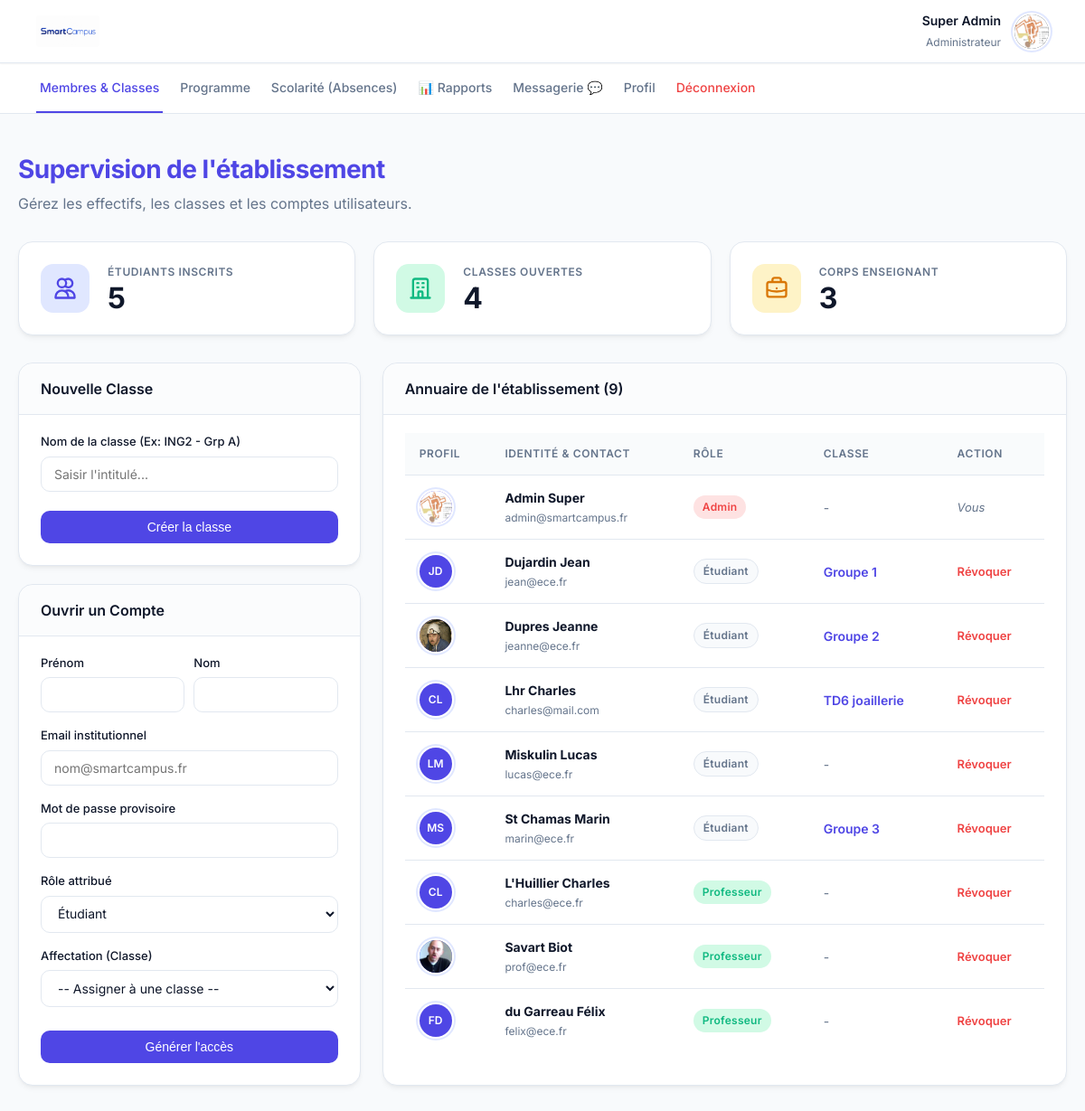
The app's page /dashboard_administrateur.php (signed in) with its own data.
### tables this page shows
CREATE TABLE utilisateurs (
        id INTEGER PRIMARY KEY AUTOINCREMENT,
        prenom TEXT NOT NULL,
        nom TEXT NOT NULL,
        email TEXT UNIQUE NOT NULL,
        role TEXT CHECK(role IN ('etudiant', 'professeur', 'administrateur')) NOT NULL,
        mot_de_passe_hash TEXT NOT NULL,
        statut_compte TEXT DEFAULT 'actif',
        groupe_id INTEGER,
        FOREIGN KEY(groupe_id) REFERENCES groupes(id) ON DELETE SET NULL
    );

CREATE TABLE groupes (
        id INTEGER PRIMARY KEY AUTOINCREMENT,
        nom TEXT NOT NULL UNIQUE
    );

### dashboard_administrateur.php (the view, shortened to what this page needs)
<?php
require_once 'db.php';
$admin_id = $_SESSION['utilisateur_id'];
$stmt_unread = $db->prepare("SELECT COUNT(*) FROM messages WHERE destinataire_id = ? AND lu = 0");
$stmt_unread->execute([$admin_id]);
$messages_non_lus = $stmt_unread->fetchColumn();
$admin_info = $db->query("SELECT prenom, nom FROM utilisateurs WHERE id = $admin_id")->fetch();
$admin_initiales = strtoupper(substr($admin_info['prenom'], 0, 1) . substr($admin_info['nom'], 0, 1));
$admin_avatar = glob("uploads/avatars/avatar_" . $admin_id . ".*");
$groupes = $db->query("SELECT * FROM groupes ORDER BY nom")->fetchAll();
$utilisateurs = $db->query("SELECT u.*, g.nom as nom_groupe FROM utilisateurs u LEFT JOIN groupes g ON u.groupe_id = g.id ORDER BY u.role, u.nom")->fetchAll();
$nb_etudiants = $db->query("SELECT COUNT(*) FROM utilisateurs WHERE role = 'etudiant'")->fetchColumn();
$nb_profs = $db->query("SELECT COUNT(*) FROM utilisateurs WHERE role = 'professeur'")->fetchColumn();
$nb_classes = count($groupes);
?>
<!DOCTYPE html>
<html lang="fr">
<head>
    <link rel="stylesheet" href="style.css">
</head>
<body>
    <header class="top-bar">
        <img src="images/logo.jpg" alt="Logo SmartCampus" onerror="this.src='https://via.placeholder.com/120x45?text=SmartCampus'">
        <div class="user-widget">
            <div class="user-widget-info" style="text-align: right;">
                <strong><?= htmlspecialchars($admin_info['prenom'].' '.$admin_info['nom']) ?></strong>
                <span>Administrateur</span>
            </div>
            <div class="avatar-small" style="background:#1e293b;">
                <?php if(!empty($admin_avatar)): ?><img src="<?= $admin_avatar[0] ?>" alt="Admin"><?php else: ?><?= $admin_initiales ?><?php endif; ?>
            </div>
        </div>
    </header>
    <nav class="top-nav">
        <a href="dashboard_administrateur.php" class="active">Membres & Classes</a>
        <a href="gestion_cours.php">Programme</a>
        <a href="gestion_absences.php">Scolarité (Absences)</a>
        <a href="rapports_admin.php">📊 Rapports</a>
        <a href="messagerie.php">Messagerie 💬<?php if ($messages_non_lus > 0): ?><span class="notification-badge"><?= $messages_non_lus ?></span><?php endif; ?></a>
        <a href="profil.php">Profil</a>
        <a href="deconnexion.php" style="color:var(--danger);">Déconnexion</a>
    </nav>
    <div class="container">
        <div style="margin-bottom: 30px;">
            <h1 style="color:var(--primary);">Supervision de l'établissement</h1>
            <p style="color:var(--text-muted); margin:0;">Gérez les effectifs, les classes et les comptes utilisateurs.</p>
        </div>
        <div class="stats-container">
            <div class="card stat-card">
                <div class="stat-icon icon-indigo">
                    <svg xmlns="http://www.w3.org/2000/svg" width="28" height="28" fill="none" viewBox="0 0 24 24" stroke="currentColor" stroke-width="2"><path stroke-linecap="round" stroke-linejoin="round" d="M12 4.354a4 4 0 110 5.292M15 21H3v-1a6 6 0 0112 0v1zm0 0h6v-1a6 6 0 00-9-5.197M13 7a4 4 0 11-8 0 4 4 0 018 0z" /></svg>
                </div>
                <div class="stat-info"><h2>Étudiants Inscrits</h2><div class="stat-value"><?= $nb_etudiants ?></div></div>
            </div>
            <div class="card stat-card">
                <div class="stat-icon icon-emerald">
                </div>
                <div class="stat-info"><h2>Classes Ouvertes</h2><div class="stat-value"><?= $nb_classes ?></div></div>
            </div>
            <div class="card stat-card">
                <div class="stat-icon icon-amber">
                </div>
                <div class="stat-info"><h2>Corps Enseignant</h2><div class="stat-value"><?= $nb_profs ?></div></div>
            </div>
        </div>
        <div class="dashboard-grid inverse">
            <div class="form-section">
                <div class="card">
                    <div class="card-header"><h2>Nouvelle Classe</h2></div>
                    <form method="POST">
                        <label>Nom de la classe (Ex: ING2 - Grp A)</label>
                        <input type="text" name="nom_groupe" required placeholder="Saisir l'intitulé...">
                        <button type="submit" class="btn-action" style="width:100%; margin-top:5px;">Créer la classe</button>
                    </form>
                </div>
                <div class="card">
                    <div class="card-header"><h2>Ouvrir un Compte</h2></div>
                    <form action="traitement_inscription.php" method="POST">
                        <div style="display:flex; gap:10px;">
                            <div style="flex:1;"><label>Prénom</label><input type="text" name="prenom" required></div>
                            <div style="flex:1;"><label>Nom</label><input type="text" name="nom" required></div>
                        </div>
                        <label>Email institutionnel</label><input type="email" name="email" required placeholder="nom@smartcampus.fr">
                        <label>Mot de passe provisoire</label><input type="password" name="mot_de_passe" required>
                        <label>Rôle attribué</label>
                        <select name="role" id="roleSelect" required onchange="toggleGroupSelect()">
                            <option value="etudiant">Étudiant</option>
                        </select>
                        <div id="groupSelectContainer">
                            <label>Affectation (Classe)</label>
                            <select name="groupe_id" id="groupSelect">
                                <option value="">-- Assigner à une classe --</option>
                            </select>
                        </div>
                        <button type="submit" class="btn-action" style="width:100%; margin-top:10px;">Générer l'accès</button>
                    </form>
                </div>
            </div>
            <div class="card">
                <div class="card-header"><h2>Annuaire de l'établissement (<?= count($utilisateurs) ?>)</h2></div>
                <table>
                    <tr><th>Profil</th><th>Identité & Contact</th><th>Rôle</th><th>Classe</th><th>Action</th></tr>
                    <?php foreach ($utilisateurs as $u):
                        $u_avatar = glob("uploads/avatars/avatar_" . $u['id'] . ".*");
                        $u_init = strtoupper(substr($u['prenom'],0,1).substr($u['nom'],0,1));
                    ?>
                        <tr>
                            <td>
                                <div class="avatar-small" style="width:36px;height:36px;font-size:12px;">
                                    <?php if(!empty($u_avatar)): ?><img src="<?= $u_avatar[0] ?>" alt="Pic"><?php else: ?><?= $u_init ?><?php endif; ?>
                                </div>
                            </td>
                            <td>
                                <strong style="color:var(--text-main); font-size:14px;"><?= htmlspecialchars($u['nom'] . ' ' . $u['prenom']) ?></strong><br>
                                <span style="font-size:12px;color:var(--text-muted);"><?= htmlspecialchars($u['email']) ?></span>
                            </td>
                            <td>
                                <?php if($u['role'] == 'administrateur'): ?><span class="badge badge-danger">Admin</span>
                                <?php elseif($u['role'] == 'professeur'): ?><span class="badge badge-success">Professeur</span>
                                <?php else: ?><span class="badge badge-neutral">Étudiant</span>
                                <?php endif; ?>
                            </td>
                            <td><?= $u['nom_groupe'] ? '<span style="color:var(--primary);font-weight:600;">'.htmlspecialchars($u['nom_groupe']).'</span>' : '<span style="color:var(--text-muted);">-</span>' ?></td>
                            <td>
                                <?php if($u['id'] != $_SESSION['utilisateur_id']): ?>
                                    <a href="supprimer_utilisateur.php?id=<?= $u['id'] ?>" style="color:var(--danger); font-size:13px; font-weight:600;" onclick="return confirm('Attention, la suppression est définitive. Continuer ?');">Révoquer</a>
                                <?php else: ?>
                                    <span style="color:var(--text-muted); font-size:13px; font-style:italic;">Vous</span>
                                <?php endif; ?>
                            </td>
                        </tr>
                    <?php endforeach; ?>
                </table>
            </div>
        </div>
    </div>
</body>
</html>

### style.css (style rules this page uses)
:root { --primary: #4f46e5; --primary-hover: #4338ca; --primary-light: #e0e7ff; --bg-body: #f8fafc; --surface: #ffffff; --text-main: #0f172a; --text-muted: #64748b; --border: #e2e8f0; --success: #10b981; --success-bg: #d1fae5; --danger: #ef4444; --danger-bg: #fee2e2; --warning: #f59e0b; --radius-md: 10px; --radius-lg: 16px; --shadow-sm: 0 1px 2px 0 rgb(0 0 0 / 0.05); --shadow-md: 0 4px 6px -1px rgb(0 0 0 / 0.05), 0 2px 4px -2px rgb(0 0 0 / 0.05); --shadow-hover: 0 10px 15px -3px rgb(0 0 0 / 0.08), 0 4px 6px -4px rgb(0 0 0 / 0.04); --transition: all 0.25s ease; }
body { font-family: 'Inter', sans-serif; background-color: var(--bg-body); color: var(--text-main); margin: 0; padding: 0; line-height: 1.5; }
h1 { font-size: 28px; font-weight: 700; margin-bottom: 5px; letter-spacing: -0.02em; }
h2 { font-size: 16px; font-weight: 600; margin: 0; color: var(--text-main); }
a { text-decoration: none; transition: var(--transition); }
.top-bar { background: var(--surface); border-bottom: 1px solid var(--border); padding: 12px 40px; display: flex; justify-content: space-between; align-items: center; position: sticky; top: 0; z-index: 100; box-shadow: var(--shadow-sm); }
.top-bar img { height: 35px; border-radius: 4px; }
.user-widget { display: flex; align-items: center; gap: 15px; }
.user-widget-info strong { display: block; font-size: 14px; font-weight: 600; }
.user-widget-info span { font-size: 12px; color: var(--text-muted); }
.avatar-small { width: 38px; height: 38px; border-radius: 50%; background: var(--primary); color: white; display: flex; align-items: center; justify-content: center; font-weight: 600; font-size: 14px; overflow: hidden; box-shadow: 0 0 0 2px var(--surface), 0 0 0 4px var(--primary-light); }
.avatar-small img { width: 100%; height: 100%; object-fit: cover; }
.top-nav { background: var(--surface); padding: 0 40px; display: flex; gap: 15px; border-bottom: 1px solid var(--border); }
.top-nav a { color: var(--text-muted); padding: 16px 4px; font-size: 14px; font-weight: 500; border-bottom: 2px solid transparent; }
.top-nav a.active { color: var(--primary); border-bottom: 2px solid var(--primary); }
.container { max-width: 1200px; margin: 40px auto; padding: 0 20px; }
.dashboard-grid { display: grid; grid-template-columns: 2fr 1fr; gap: 24px; }
.dashboard-grid.inverse { grid-template-columns: 1fr 2fr; }
.card { background: var(--surface); border: 1px solid var(--border); border-radius: var(--radius-lg); box-shadow: var(--shadow-md); padding: 24px; min-width: 0; transition: var(--transition); }
.card-header { border-bottom: 1px solid var(--border); margin: -24px -24px 20px -24px; padding: 16px 24px; background: rgba(248, 250, 252, 0.5); border-top-left-radius: var(--radius-lg); border-top-right-radius: var(--radius-lg); }
label { display: block; font-size: 13px; font-weight: 500; margin-bottom: 6px; color: var(--text-main); }
input[type="text"], input[type="email"], input[type="password"], input[type="number"], input[type="time"], input[type="date"], select, textarea { width: 100%; padding: 10px 14px; border: 1px solid var(--border); border-radius: var(--radius-md); margin-bottom: 16px; font-size: 14px; box-sizing: border-box; background-color: var(--surface); color: var(--text-main); transition: var(--transition); font-family: inherit; }
.btn-action { background: var(--primary); color: white; border: none; padding: 10px 20px; border-radius: var(--radius-md); cursor: pointer; font-weight: 500; font-size: 14px; transition: var(--transition); display: inline-flex; align-items: center; justify-content: center; }
table { width: 100%; border-collapse: separate; border-spacing: 0; }
th, td { padding: 14px 16px; text-align: left; border-bottom: 1px solid var(--border); font-size: 14px; }
th { background: rgba(248, 250, 252, 0.8); font-weight: 600; color: var(--text-muted); font-size: 12px; text-transform: uppercase; letter-spacing: 0.05em; }
tr:last-child td { border-bottom: none; }
.badge { padding: 4px 10px; border-radius: 20px; font-size: 12px; font-weight: 600; display: inline-block; letter-spacing: 0.02em; }
.badge-neutral { background: var(--bg-body); color: var(--text-muted); border: 1px solid var(--border); }
.badge-success { background: var(--success-bg); color: var(--success); }
.badge-danger { background: var(--danger-bg); color: var(--danger); }

### records on screen
utilisateurs: prenom+nom "Super Admin", shows a picture, nom+prenom "Admin Super", email "admin@smartcampus.fr", role "Admin", shows "Vous"
utilisateurs: u_init "JD", nom+prenom "Dujardin Jean", email "jean@ece.fr", role "Étudiant", groupe.nom "Groupe 1"
utilisateurs: shows a picture, nom+prenom "Dupres Jeanne", email "jeanne@ece.fr", role "Étudiant", groupe.nom "Groupe 2"
utilisateurs: u_init "CL", nom+prenom "Lhr Charles", email "charles@mail.com", role "Étudiant", groupe.nom "TD6 joaillerie"
utilisateurs: u_init "LM", nom+prenom "Miskulin Lucas", email "lucas@ece.fr", role "Étudiant"
utilisateurs: u_init "MS", nom+prenom "St Chamas Marin", email "marin@ece.fr", role "Étudiant", groupe.nom "Groupe 3"
utilisateurs: u_init "CL", nom+prenom "L'Huillier Charles", email "charles@ece.fr", role "Professeur"
utilisateurs: shows a picture, nom+prenom "Savart Biot", email "prof@ece.fr", role "Professeur"
utilisateurs: u_init "FD", nom+prenom "du Garreau Félix", email "felix@ece.fr", role "Professeur"

### other values on screen
$nb_etudiants "5"
$nb_classes "4"
$nb_profs "3"
count($utilisateurs) "9"
